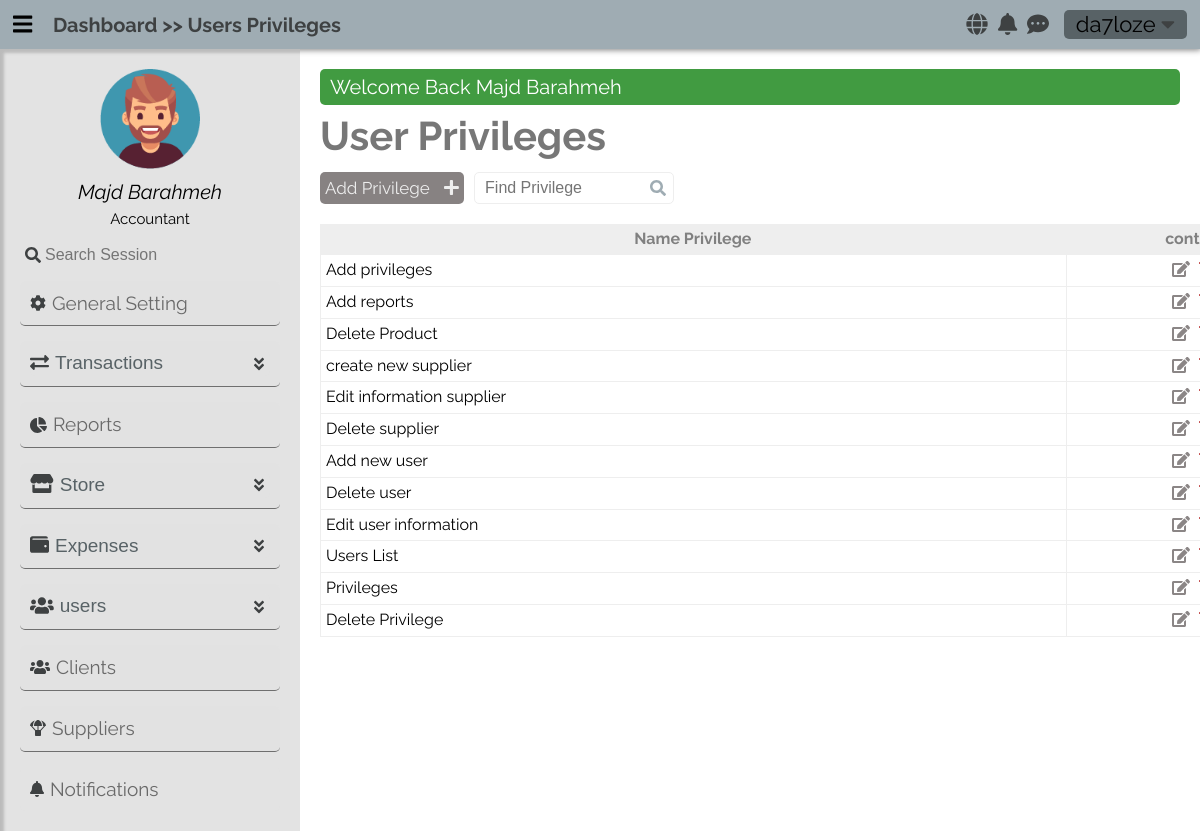
Page /usersprivileges (signed in) on the committed database.
### tables this page shows
CREATE TABLE `users_privileges` (
  `PrivilegeId` tinyint(3) UNSIGNED NOT NULL,
  `Privilege` varchar(30) NOT NULL,
  `PrivilegeTitle` varchar(30) NOT NULL
);

### app/controllers/abstractcontroller.php (called while the page is built, shortened)
<?php
abstract class AbstractController
{
    protected $_controller;
    protected $_action;
    public $_info = [];
    protected Template $_template;
    protected Registration $_registry;
    private function mergeInfo(): void
    {
        $dictionaryLanguage = $this->language->getDictionary();
        if (isset($dictionaryLanguage) && !empty($dictionaryLanguage))
            $this->_info = array_merge($this->_info, $dictionaryLanguage);
    }
    protected function _renderView(): void
    {
        $view = VIEWS_PATH .$this->_controller . DS . $this->_action . ".view.php";
        $this->_template->setRegistry($this->_registry);
        $this->_template->setActionViewFile($view);
        $this->_template->setData($this->_info);
        $this->_template->renderFiles();
    }
    public function setTemplate($tem): void
    {
        $this->_template = $tem;
    }
    public function setRegistry($registry): void
    {
        $this->_registry = $registry;
    }
    public function setController(mixed $controller): void
    {
        $this->_controller = $controller;
    }
    public function setAction(mixed $action): void
    {
        $this->_action = $action;
    }
}

### app/controllers/usersprivilegescontroller.php (called while the page is built, shortened)
<?php
class UsersPrivilegesController extends AbstractController
{
    public function defaultAction()
    {
        $this->_info["privileges"] = UserPrivilegeModel::getAll();
        $this->_renderView();
    }
}

### app/LIB/frontcontroller.php (called while the page is built, shortened)
<?php
class FrontController
{
    private $_controller = "index";
    private $_action = "default";
    private $_params = [];
    private $_template;
    private Registration $_registry;
    public function __construct(Template $tem, Registration $registry, Authentication $authenticated)
    {
        $this->_template = $tem;
        $this->_registry = $registry;
    }
    public function dispatch(): void
    {
        $actionName          = $this->_action . "Action";
        $controller = new $controllerClassName();
        $controller->setController($this->_controller);
        $controller->setAction($this->_action);
        $controller->setParams($this->_params);
        $controller->setTemplate($this->_template);
        $controller->setRegistry($this->_registry);
        $controller->$actionName();
    }
    public function setController(mixed $controller): void
    {
        if (isset($controller) && $controller) {
            $this->_controller = $controller;
        }
    }
}

### public/index.php (called while the page is built, shortened)
<?php
require_once APP_PATH . DS . "LIB" . DS . "autoload.php";
$session = new SessionManager;
$session->start();
$templateParts = require_once ".." . DS . "app" . DS . "config" . DS . "templateconfig.php";
$template       = new Template($templateParts);
$languages      = new Language();
$message        = Messenger::getInstance($session);
$authenticated  = Authentication::getInstance($session);
$registry       = Registration::getInstance();
$registry->session  = $session;
$registry->language = $languages;
$registry->message  = $message;
$frontController = new FrontController($template, $registry, $authenticated);
$frontController->dispatch();

### app/LIB/autoload.php (called while the page is built, shortened)
<?php
class  AutoLoad {
    public static function autoLoad($className)
    {
        $className = str_replace("APP", '', $className);
        $className = strtolower($className) . ".php" ;
    }
}

### app/LIB/database/databasehandler.php (called while the page is built, shortened)
<?php
abstract class DatabaseHandler
{
    public static function factory():  PDODatabaseHandler | MySQLiDatabaseHandler
    {
        $driver = DATABASE_CONN_DRIVER;
        if ($driver == self::DATABASE_DRIVER_POD) {
            return PDODatabaseHandler::getInstance();
        } elseif ($driver == self::DATABASE_DRIVER_MYSQLI) {
            return MySQLiDatabaseHandler::getInstance();
        }
        return PDODatabaseHandler::getInstance();
    }
}

### app/LIB/database/pdodatabasehandler.php (called while the page is built, shortened)
<?php
class PDODatabaseHandler extends DatabaseHandler
{
    private static $_instance;
    private static $_handler;
    public function __call($name, $arguments)
    {
        return call_user_func_array(array(&self::$_handler, $name), $arguments);
    }
    protected static function init()
    {
        try {
            self::$_handler = new \PDO(
                'mysql:hostname=' . DATABASE_HOST_NAME . ';dbname=' . DATABASE_DB_NAME,
                DATABASE_USER_NAME, DATABASE_PASSWORD, array(
                    \PDO::ATTR_ERRMODE => \PDO::ERRMODE_WARNING,
                    \PDO::MYSQL_ATTR_INIT_COMMAND => 'SET NAMES utf8'
                )
            );
        } catch (\PDOException $e) {
        }
    }
    public static function getInstance(): PDODatabaseHandler
    {
        if(self::$_instance === null) {
            self::$_instance = new self();
        }
        return self::$_instance;
    }
}

### app/models/abstractmodel.php (called while the page is built, shortened)
<?php
class AbstractModel
{
    public static function getAll(): bool|\ArrayIterator
    {
        $query = "SELECT * FROM " . static::$tableName;
        $stmt = DatabaseHandler::factory()->prepare($query);
        $stmt->execute();
        if (method_exists(get_called_class(), "__construct")) {
            $results = $stmt->fetchAll(
                \PDO::FETCH_CLASS | \PDO::FETCH_PROPS_LATE,
                get_called_class(),
                array_keys(static::$tableSchema)
            );
        }
        else {
            $results = $stmt->fetchAll(\PDO::FETCH_CLASS , get_called_class());
        }
        if ((is_array($results) && !empty($results)))  {
            return new \ArrayIterator($results);
        }
        return false;
    }
}

### app/views/usersprivileges/default.view.php (the view, shortened to what this page needs)
<h1 class="title-header"><?= $title_header ?></h1>
<div class="header-option flex mt-10">
    <a href="/usersprivileges/add" class="add-user"><?= $text_content_add_privilege ?> <i class="fa fa-plus ml-10"></i></a>
    <div class="search">
        <label for="find-user"></label><input type="search" id="find-user"  placeholder="<?= $text_content_search_privilege ?>">
        <i class="fa fa-search lens"></i>
    </div>
</div>
    <div class="privileges responsive-table mt-20" id="employees-table">
        <table class="">
            <thead>
                <tr>
                    <th><?= $text_table_name_privilege ?></th>
                    <th><?= $text_table_control ?></th>
                </tr>
            </thead>
            <tbody>
                <?php
                    if (! empty($privileges)) {
                        foreach ($privileges as $privilege) {
                            ?>
                                <tr class="row-each-employee">
                                    <td class="name-user-row"><?= $privilege->PrivilegeTitle ?></td>
                                    <td class="controller-btns">
                                        <a href="/usersprivileges/edit/<?= $privilege->PrivilegeId ?>">
                                            <i class="fa fa-edit" aria-hidden="true"></i>
                                        </a>
                                    </td>
                                </tr>
                            <?php
                        }
                    }
                ?>
            </tbody>
        </table>
    </div>

### app/LIB/template/Template.php (shortened to what this page needs)
<?php
class Template
{
    private $_templateParts;
    private $_actionView;
    public function __construct(array $templateParts)
    {
        $this->_templateParts = $templateParts;
    }
    public function setActionViewFile($file): void
    {
        $this->_actionView = $file;
    }
    private function setTemplateHeaderStart(): void
    {
        require_once TEMPLATE_PATH . "templateheaderstart.php";
    }
    private function setTemplateHeaderEnd(): void
    {
        require_once TEMPLATE_PATH . "templateheaderend.php";
    }
    private function ifKeyTemplatePartExist($nameKey): bool
    {
        return array_key_exists($nameKey, $this->_templateParts);
    }
    private function requireFiles($parts): void
    {
        foreach ($parts as $partKey => $partValue) {
            if ($partKey === NAME_VIEW_TEMPLATE_KEY) {
                require_once $this->_actionView;
            }
            else  {
                require_once $partValue;
            }
        }
    }
    private function renderTemplateFiles(): void
    {
        if ($this->ifKeyTemplatePartExist(NAME_TEMPLATE_BLOCK_KEY)) {
            $parts = $this->_templateParts[NAME_TEMPLATE_BLOCK_KEY];
            if(! empty($parts)) {
                $this->requireFiles($parts);
            }
        } else {
            trigger_error("Name Template Key Not Found", E_USER_WARNING);
        }
    }
    private function generateLinksTags($resources, &$links, $type="css"): void
    {
        if (!empty($resources)) {
            foreach ($resources as $resourceKey => $resourceValue) {
                if ($type === "css")
                    $links .=  '<link rel="stylesheet" href="' . $resourceValue .'">';
                else
                    $links .= '<script src="' . $resourceValue. '" ></script>';
            }
        }
    }
    private function renderHeaderResources(): void
    {
        if ($this->ifKeyTemplatePartExist(NAME_TEMPLATE_HEADER_RESOURCES)) {
            $resources = $this->_templateParts[NAME_TEMPLATE_HEADER_RESOURCES];
            $links = '';
            if(! empty($resources)) {
                $css = $resources["css"];
                $this->generateLinksTags($css, $links, "css");
                $js = $resources["js"];
                $this->generateLinksTags($js, $links, "js");
            }
            echo $links;
        }
        else {
            trigger_error("Name Template Key Not Found ( " . NAME_TEMPLATE_HEADER_RESOURCES . ')', E_USER_WARNING);
        }
    }
    private function setTemplateFooter(): void
    {
        require_once TEMPLATE_PATH . "tempaltefooter.php";
    }
    public function renderFiles(): void
    {
        $this->renderHeaderResources();
        $this->renderTemplateFiles();
    }
}

### rows in the picture
users_privileges: PrivilegeTitle "Add privileges"
users_privileges: PrivilegeTitle "Add reports"
users_privileges: PrivilegeTitle "Delete Product"
users_privileges: PrivilegeTitle "create new supplier"
users_privileges: PrivilegeTitle "Edit information supplier"
users_privileges: PrivilegeTitle "Delete supplier"
users_privileges: PrivilegeTitle "Add new user"
users_privileges: PrivilegeTitle "Delete user"
users_privileges: PrivilegeTitle "Edit user information"
users_privileges: PrivilegeTitle "Users List"
users_privileges: PrivilegeTitle "Privileges"
users_privileges: PrivilegeTitle "Delete Privilege"

### other values in the picture
$message[0] "Welcome Back Majd Barahmeh"
